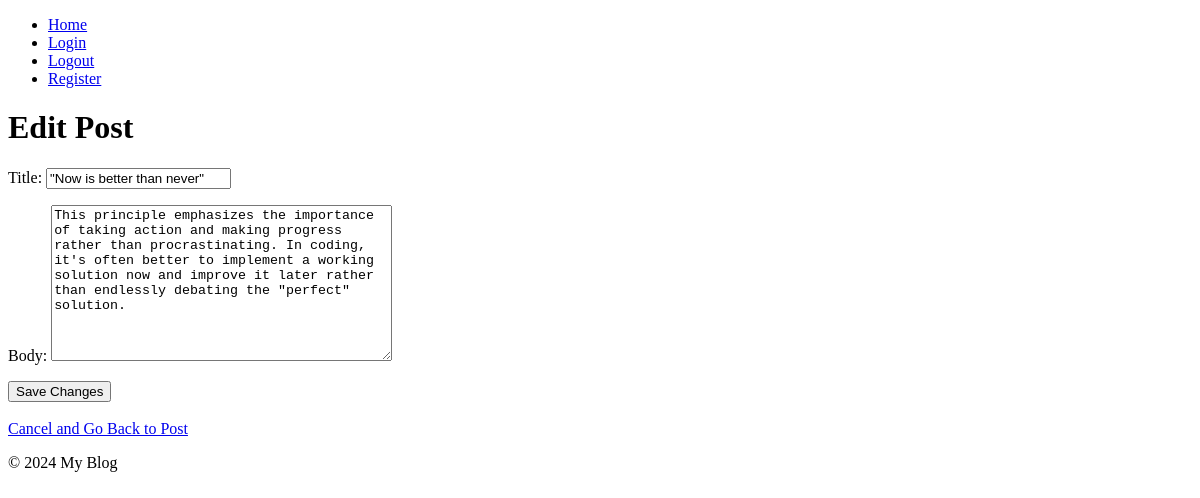
The app's page /blog/post/5/edit/ (signed in) with its own data.
### blog/models.py (models this page shows, shortened)
class Post(models.Model):
    title = models.CharField(max_length=200)
    body = models.TextField()
    created_at = models.DateTimeField(auto_now_add=True)
    updated_at = models.DateTimeField(auto_now=True)
    author = models.ForeignKey(User, on_delete=models.CASCADE)

### blog/views.py (the view)
# urls.py: path('post/<int:post_id>/edit/', views.edit_post, name='edit_post'),
@login_required
def edit_post(request, post_id):
    post = get_object_or_404(Post, id=post_id)
    if request.method == 'POST':
        form = PostForm(request.POST, instance=post)
        if form.is_valid():
            form.save()
            messages.success(request, 'Your post has been updated!')
            return redirect('post_detail', post_id=post.id)
    else:
        form = PostForm(instance=post)
    return render(request, 'blog/edit_post.html', {'form': form, 'post': post})

### blog/forms.py
class PostForm(forms.ModelForm):
    class Meta:
        model = Post
        fields = ['title', 'body']

### blog/templates/blog/edit_post.html (shortened to what this page needs)
{% extends 'base.html' %}
{% block content %}
    <h1>Edit Post</h1>
    <form method="POST">
        {{ form.as_p }}
        <button type="submit">Save Changes</button>
    </form>
    <br>
    <a href="{% url 'post_detail' post.id %}">Cancel and Go Back to Post</a>
{% endblock %}

### records on screen
Post: title "\"Now is better than never\"", body "This principle emphasizes the importance of taking action and making progress rather than procrastinating. In coding, it's often better to implement a working solution now and improve it later rather than endlessly debating the \"perfect\" solution."
